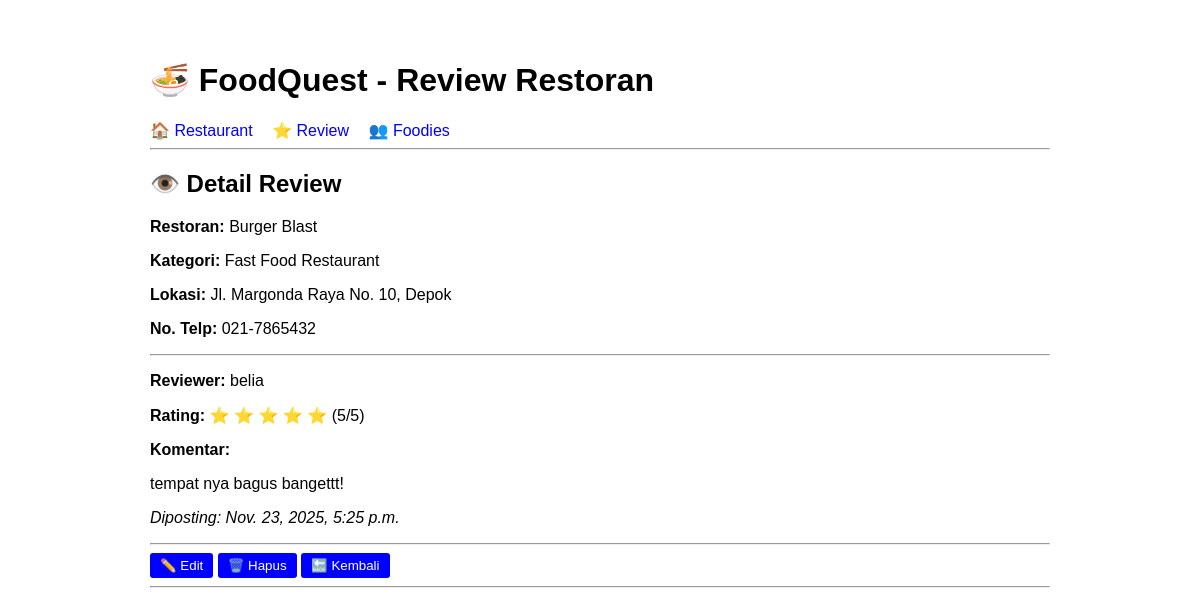
Before: /reviews/4/ with the older database file.
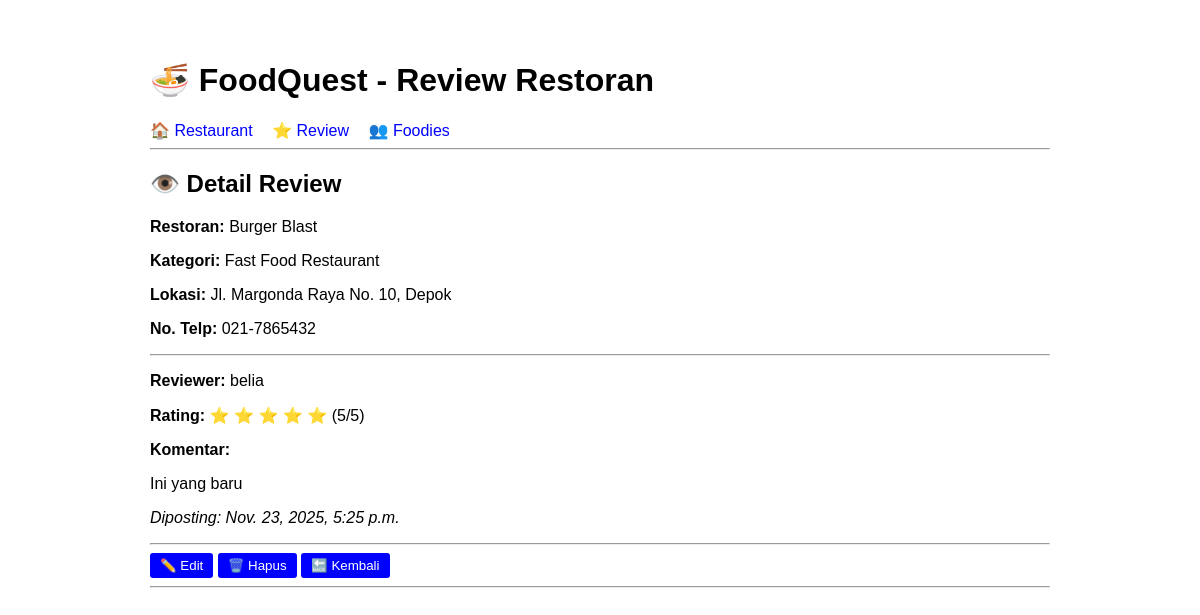
After: the same page with the newer database file.
### restaurant/models.py (models this page shows, shortened)
class Review(models.Model):
    RATING_CHOICES = [(i, i) for i in range(1, 6)]
    restaurant = models.ForeignKey(Restaurant, on_delete=models.CASCADE, related_name='reviews')
    foodie = models.ForeignKey(Foodie, on_delete=models.CASCADE, related_name='reviews')
    rating = models.IntegerField(choices=RATING_CHOICES)
    komentar = models.TextField()
    waktu_review = models.DateTimeField(auto_now_add=True)
    class Meta:
        verbose_name_plural = "Reviews"
        ordering = ['-waktu_review']

class Restaurant(models.Model):
    KATEGORI_CHOICES = [
        ('kafe', 'Cafe'),
        ('fine_dining', 'Fine Dining Restaurant'),
        ('casual_dining', 'Casual Dining Restaurant'),
        ('fast_casual', 'Fast Casual Dining'),
        ('fast_food', 'Fast Food Restaurant'),
    ]
    nama = models.CharField(max_length=100)
    lokasi = models.CharField(max_length=200)
    kategori = models.CharField(max_length=50, choices=KATEGORI_CHOICES)
    no_telp = models.CharField(max_length=20)
    deskripsi = models.TextField()
    class Meta:
        verbose_name_plural = "Restaurants"

class Foodie(models.Model):
    username = models.CharField(max_length=150, unique=True)
    email = models.EmailField(unique=True)
    waktu = models.DateTimeField(auto_now_add=True)
    class Meta:
        verbose_name_plural = "Foodies"

### restaurant/views.py (the view)
# urls.py: path('reviews/<int:pk>/', views.ReviewDetailView.as_view(), name='review_detail'),
class ReviewDetailView(DetailView):
    model = Review
    template_name = 'restaurant/review_detail.html'
    context_object_name = 'review'

### restaurant/templates/restaurant/review_detail.html
{% extends 'restaurant/base.html' %}
{% block content %}
<h2>👁️ Detail Review</h2>
<p><strong>Restoran:</strong> {{ review.restaurant.nama }}</p>
<p><strong>Kategori:</strong> {{ review.restaurant.get_kategori_display }}</p>
<p><strong>Lokasi:</strong> {{ review.restaurant.lokasi }}</p>
<p><strong>No. Telp:</strong> {{ review.restaurant.no_telp }}</p>
<hr>
<p><strong>Reviewer:</strong> {{ review.foodie.username }}</p>
<p><strong>Rating:</strong>
{% for i in "12345" %}
    {% if i|add:0 <= review.rating %}⭐{% else %}☆{% endif %}
{% endfor %}
({{ review.rating }}/5)
</p>
<p><strong>Komentar:</strong></p>
<p>{{ review.komentar }}</p>
<p><em>Diposting: {{ review.waktu_review }}</em></p>
<hr>
<a href="{% url 'review_edit' review.id %}"><button>✏️ Edit</button></a>
<a href="{% url 'review_delete' review.id %}"><button>🗑️ Hapus</button></a>
<a href="{% url 'review_list' %}"><button>🔙 Kembali</button></a>
{% endblock %}

Changed rows visible on the page:
changed Review "Burger Blast": komentar "tempat nya bagus bangettt!" → "Ini yang baru"
